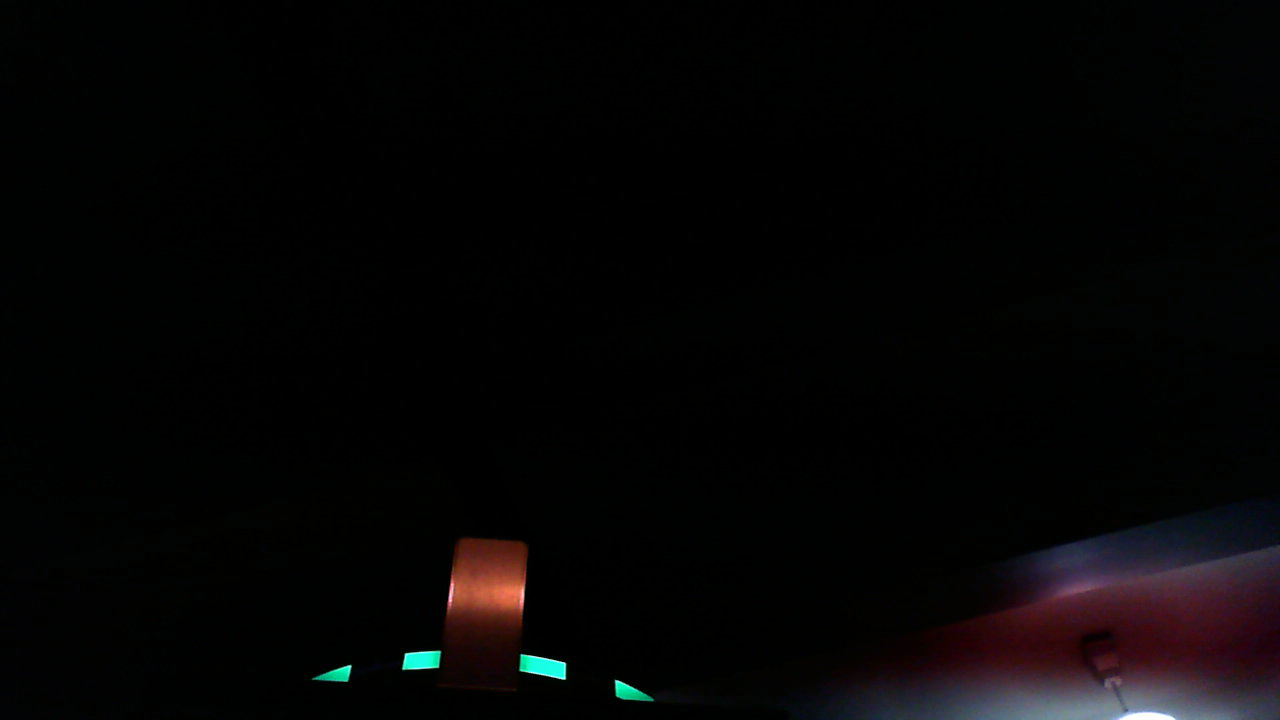
#> input picture Computer-Vision/hub_images/Chute8ft6in.png, 1280 x 720 px, given in place of , which was not available
$ python hsv-thresh.py
#> lines starting #> are read from the running program, lines starting #| are printed output that depends on the picture; after the words box and inside, x2 and y2 are one past the last pixel; in counts of white or black regions, pixels touching at a corner belong together; pictures that were not available may be replaced by others from this repository, and a replacement may not be noted
import cv2
import numpy as np
from networktables import NetworkTables

#green = [36, 202, 59, 71, 255, 255]
#yellow = [18, 0, 196, 36, 255, 255]

# These are inverted colors of red and blue (see line 34)
blue = [5, 50, 20, 25, 255, 255]
red = [80, 50, 20, 100, 255, 255]

#Set the color
color = blue

# Initialize Video Feed(s)
cap1 = cv2.VideoCapture('http://192.168.1.196:8080/?action=stream')
cap2 = cv2.VideoCapture('Videos/b.mp4')
cap3 = cv2.VideoCapture('Videos/c.mp4')

# Connect to the robot
NetworkTables.initialize(server="roborio-5057-frc.local")
sd = NetworkTables.getTable('SmartDashboard')
print("Is connected: " + str(NetworkTables.isConnected()))

while(True):
    # Take each frame
    _, frame1 = cap1.read()
#> frame1 is the input picture: shape (720, 1280, 3); mean B, G, R 4.7, 4.6, 5.4
    _, frame2 = cap2.read()
    _, frame3 = cap3.read()

    stacked = np.hstack((frame1,frame1))
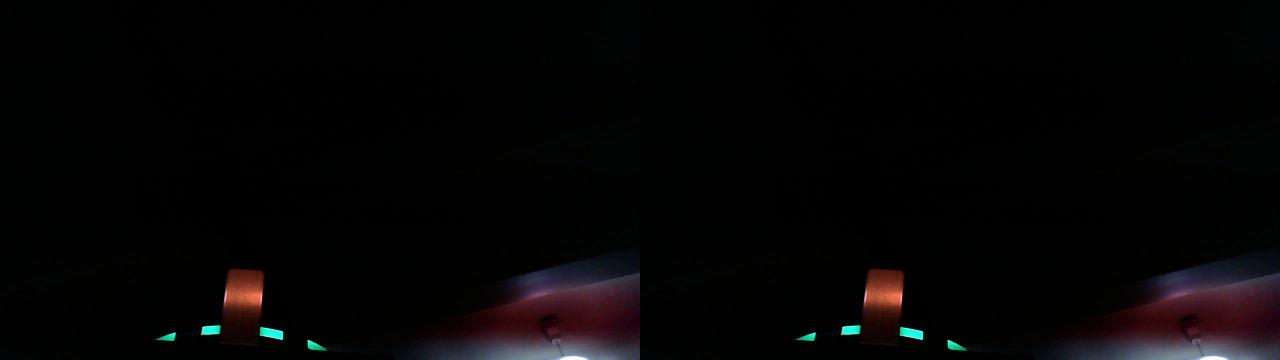
#> stacked: shape (720, 2560, 3) (shown at 1/2 size); mean B, G, R 4.7, 4.6, 5.4

    # Invert the image so that red can be more accurate
    stacked_inv = -stacked
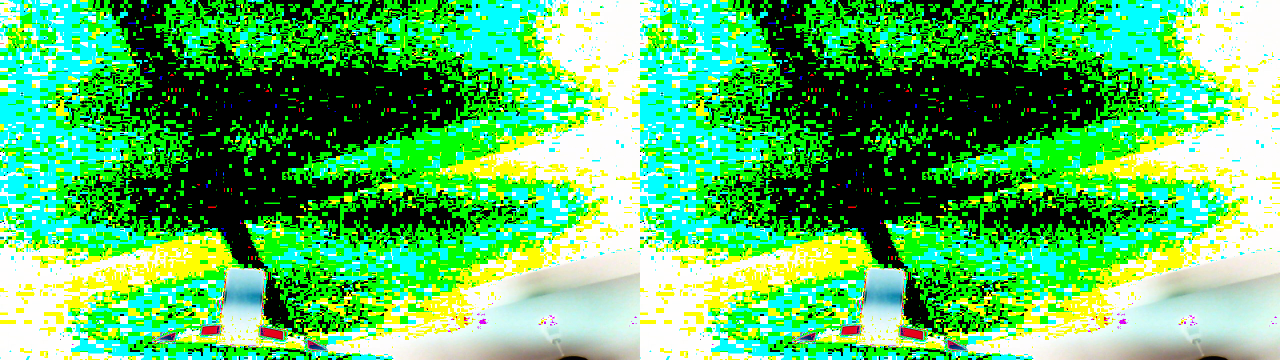
#> stacked_inv: shape (720, 2560, 3) (shown at 1/2 size); mean B, G, R 98.7, 189.6, 84.9
    frameHSV = cv2.cvtColor(stacked_inv, cv2.COLOR_BGR2HSV)
#> frameHSV: shape (720, 2560, 3); mean H, S, V 41.3, 133.3, 191.1

    # HSV values to define a colour range we want to create a mask from.
    colorLow = np.array(color[0:3])
    colorHigh = np.array(color[3:6])
    mask = cv2.inRange(frameHSV, colorLow, colorHigh)
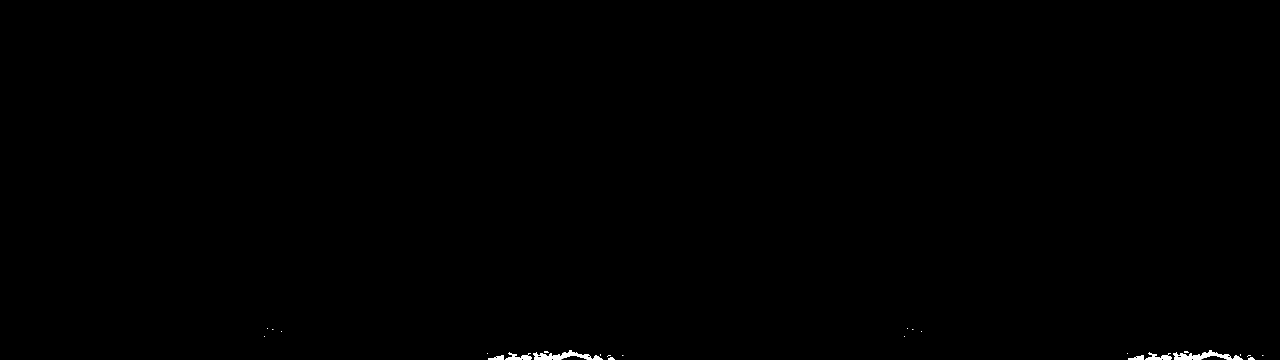
#> mask: shape (720, 2560) (shown at 1/2 size); 0.21% white; 30 white regions (20 under 20 px)

    #cv2.imshow("mask", mask)

    # Get the countours of the all that is in the color range
    contours, h = cv2.findContours(mask, 1, 2)
#> contours = 36 contours, 26 with area under 20; largest, box (x1, y1, x2, y2) and area: (2346, 700, 2486, 720) 1058, (1066, 700, 1206, 720) 1058, (2290, 704, 2344, 720) 306, (1010, 704, 1064, 720) 306, (2256, 710, 2288, 720) 150; h = 36 rows, first 6: [1, -1, -1, -1], [2, 0, -1, -1], [3, 1, -1, -1], [4, 2, -1, -1], [5, 3, -1, -1], [6, 4, -1, -1]
    contours = sorted(contours, key = cv2.contourArea, reverse = True)[:]

    for cnt in contours:
        # For every contour, create a circle around it
        ((x, y), radius) = cv2.minEnclosingCircle(cnt)

        # Only proceed if the radius meets a minimum size
        # and if the area of the contour is atleast 75% of the enclosing circle
        if radius > 10 and cv2.contourArea(cnt)/(np.pi*radius**2) > 0.75:
            cv2.drawContours(stacked, cnt, -1, (0,255,0), 3 )

            middleX = int(x)
            middleY = int(y)
            percentX = (middleX / stacked.shape[0])
            percentY = (middleY / stacked.shape[1])

            sd.putNumber("Ball X position:", middleX)
            sd.putNumber("Ball Y position:", middleY)

            # draw the circle and centroid on the frame
            cv2.circle(stacked, (middleX,middleY), int(radius),(0, 0, 255), 2)
            cv2.circle(stacked, (middleX,middleY), 5, (0, 0, 255), -1)
#> this loop made 36 passes
#> (x, y, radius) on passes 1 to 12: (2415.5, 713, 69.76), (1135.5, 713, 69.76), (2316.5, 717, 26.58), (1036.5, 717, 26.58), (2271.5, 714.5, 16.14), (991.5, 714.5, 16.14), (2502, 717.5, 6.18), (1222, 717.5, 6.18), (2359.5, 712.5, 4.53), (1079.5, 712.5, 4.53), (2372.5, 703, 4.61), (1092.5, 703, 4.61)
#> (cnt, x, y, radius) on passes 15, 16, 19, 20, 23, 24: ([[2480, 708], [2480, 711], [2481, 711], [2481, 708]], 2480.5, 709.5, 1.58), ([[1200, 708], [1200, 711], [1201, 711], [1201, 708]], 1200.5, 709.5, 1.58), ([[2285, 712], [2286, 711], [2287, 712], [2286, 713]], 2286, 712, 1), ([[1005, 712], [1006, 711], [1007, 712], [1006, 713]], 1006, 712, 1), ([[2524, 711], [2525, 711]], 2524.5, 711, 0.5), ([[1244, 711], [1245, 711]], 1244.5, 711, 0.5)

    # Show final output image
    cv2.imshow('Result', stacked)

    if cv2.waitKey(1) & 0xFF==ord('q'):
#> (key q is pressed here)
        break


cv2.destroyAllWindows()
cap1.release()
cap2.release()
cap3.release()

$ run again, on Computer-Vision/hub_images/FarLaunchpad10ft10in.png
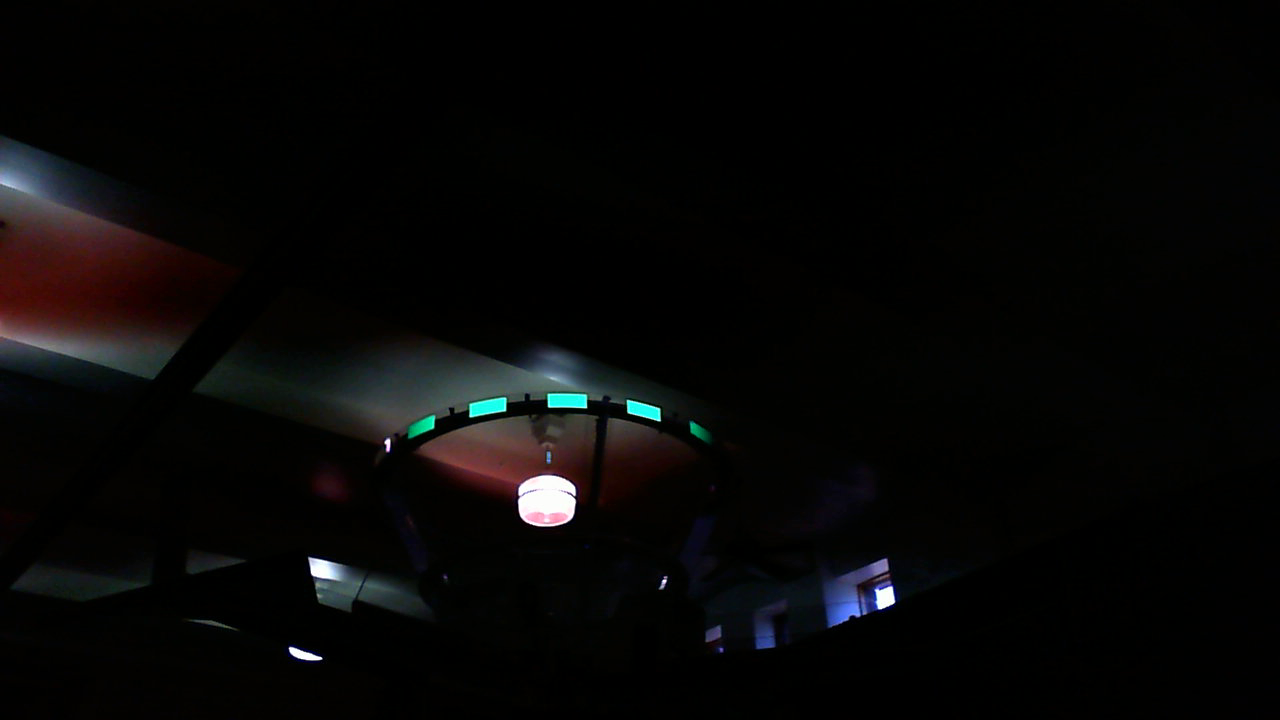
#> input picture Computer-Vision/hub_images/FarLaunchpad10ft10in.png, 1280 x 720 px, given in place of , which was not available
#> frame1 is the input picture: shape (720, 1280, 3); mean B, G, R 6.4, 6.9, 7.2
#> `stacked_inv = -stacked`:
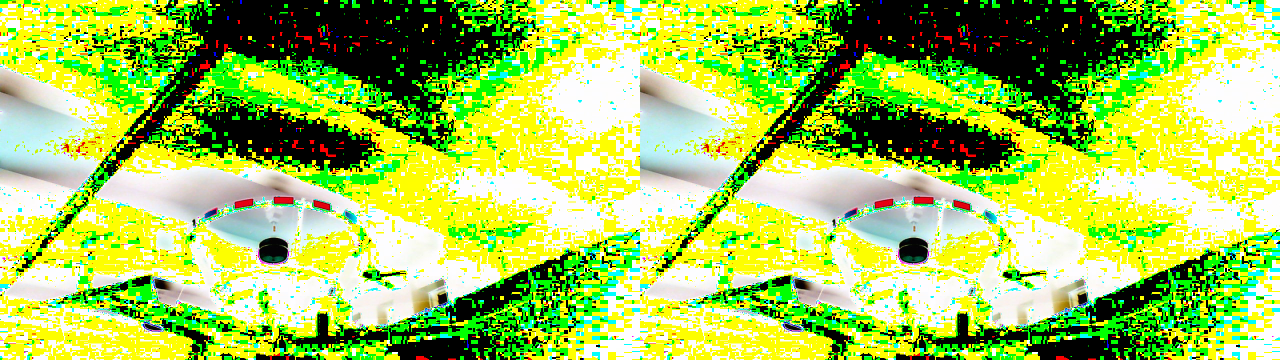
#> stacked_inv: shape (720, 2560, 3) (shown at 1/2 size); mean B, G, R 85, 197.2, 161.3
#> frameHSV: shape (720, 2560, 3); mean H, S, V 42.1, 125.9, 200.9
#> `mask = cv2.inRange(frameHSV, colorLow, colorHigh)`:
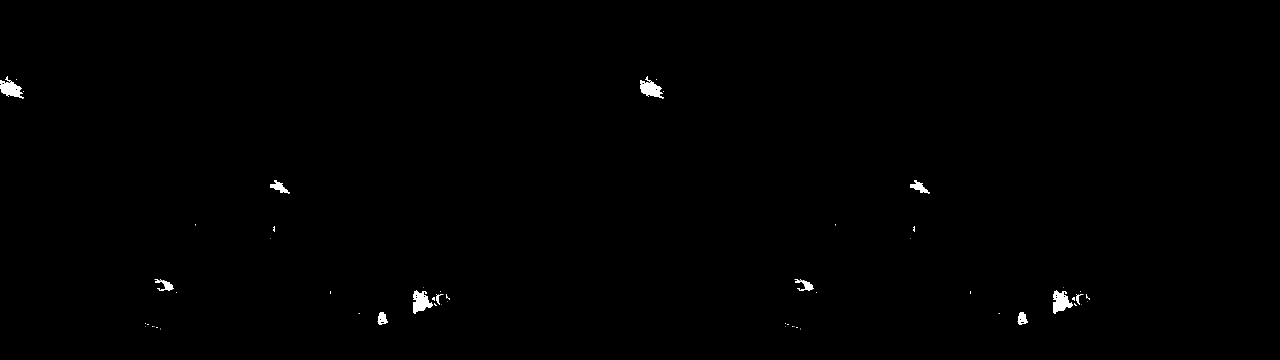
#> mask: shape (720, 2560) (shown at 1/2 size); 0.38% white; 70 white regions (48 under 20 px)
#> contours = 96 contours, 78 with area under 20; largest, box (x1, y1, x2, y2) and area: (2106, 581, 2146, 627) 1036, (826, 581, 866, 627) 1036, (1280, 162, 1328, 197) 861, (0, 162, 48, 197) 861, (1820, 360, 1860, 387) 383; h = 96 rows, first 6: [1, -1, -1, -1], [2, 0, -1, -1], [3, 1, -1, -1], [4, 2, -1, -1], [5, 3, -1, -1], [6, 4, -1, -1]
#> the loop `for cnt in contours:` made 96 passes
#> (x, y, radius) on passes 1 to 8: (2120.7, 604.6, 25.14), (840.7, 604.6, 25.14), (1303.5, 183, 26.39), (23.5, 183, 26.39), (1839.5, 376.5, 21.27), (559.5, 376.5, 21.27), (2044.2, 637.1, 12.82), (764.2, 637.1, 12.82)

$ run again, on Computer-Vision/hub_images/FarLaunchpad13ft10in.png
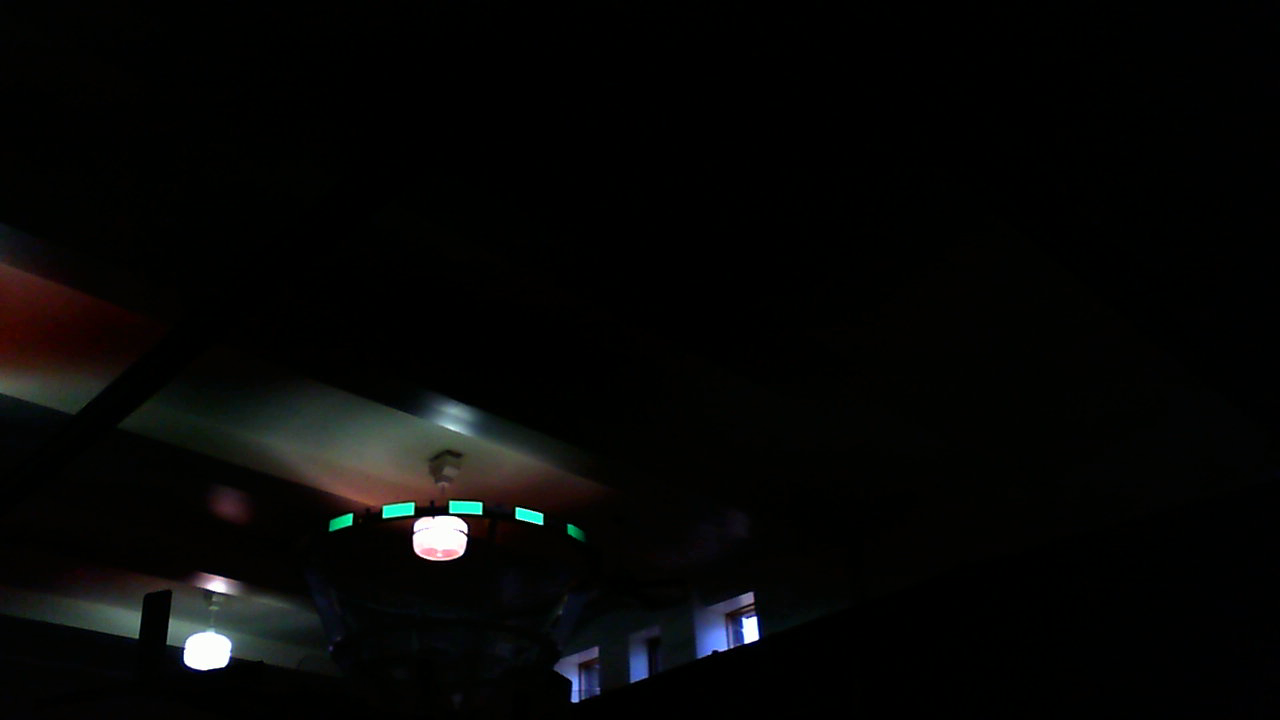
#> input picture Computer-Vision/hub_images/FarLaunchpad13ft10in.png, 1280 x 720 px, given in place of , which was not available
#> frame1 is the input picture: shape (720, 1280, 3); mean B, G, R 6.1, 6.9, 6.4
#> `stacked_inv = -stacked`:
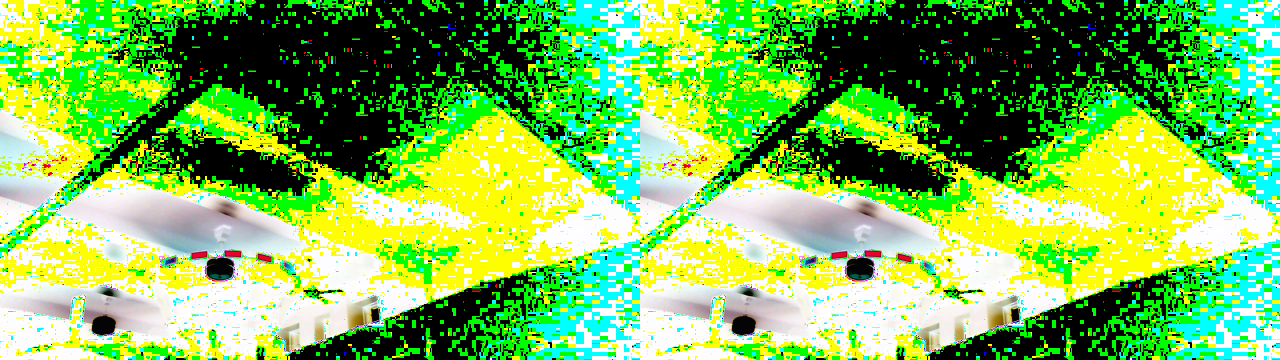
#> stacked_inv: shape (720, 2560, 3) (shown at 1/2 size); mean B, G, R 81.8, 184.6, 121.6
#> frameHSV: shape (720, 2560, 3); mean H, S, V 45, 125.2, 186.8
#> `mask = cv2.inRange(frameHSV, colorLow, colorHigh)`:
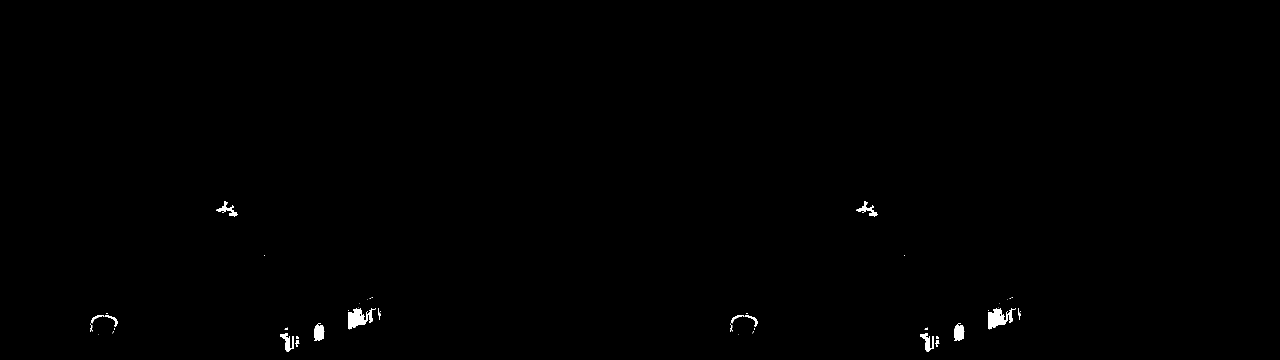
#> mask: shape (720, 2560) (shown at 1/2 size); 0.35% white; 58 white regions (38 under 20 px)
#> contours = 68 contours, 54 with area under 20; largest, box (x1, y1, x2, y2) and area: (1976, 616, 2032, 659) 1132, (696, 616, 752, 659) 1132, (1908, 649, 1929, 682) 499, (628, 649, 649, 682) 499, (1840, 666, 1868, 703) 384; h = 68 rows, first 6: [1, -1, -1, -1], [2, 0, -1, -1], [3, 1, -1, -1], [4, 2, -1, -1], [5, 3, -1, -1], [6, 4, -1, -1]
#> the loop `for cnt in contours:` made 68 passes
#> (x, y, radius) on passes 1 to 8: (2003.5, 637, 34), (723.5, 637, 34), (1916.7, 665.1, 17.24), (636.7, 665.1, 17.24), (1852.6, 683.4, 19.13), (572.6, 683.4, 19.13), (1733.1, 423.9, 21.49), (453.1, 423.9, 21.49)

$ run again, on Computer-Vision/hub_images/FarLaunchpad17ft2in.png
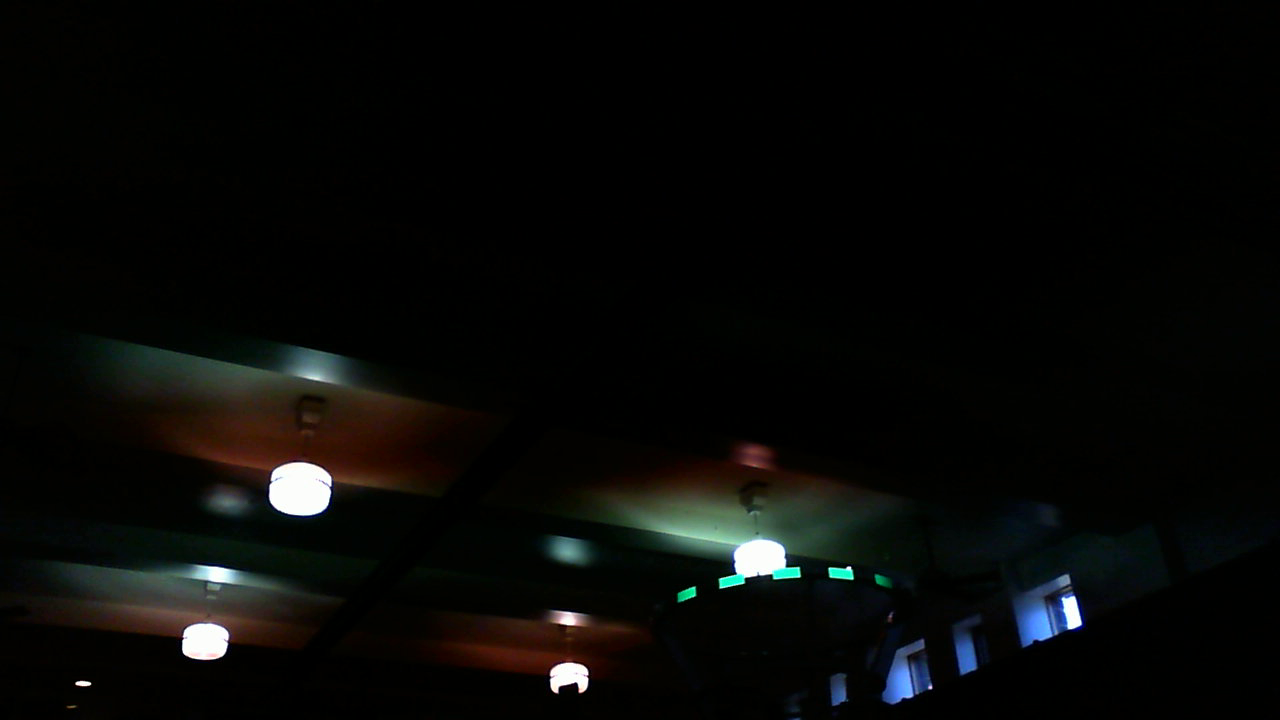
#> input picture Computer-Vision/hub_images/FarLaunchpad17ft2in.png, 1280 x 720 px, given in place of , which was not available
#> frame1 is the input picture: shape (720, 1280, 3); mean B, G, R 7.3, 8.8, 8.1
#> `stacked_inv = -stacked`:
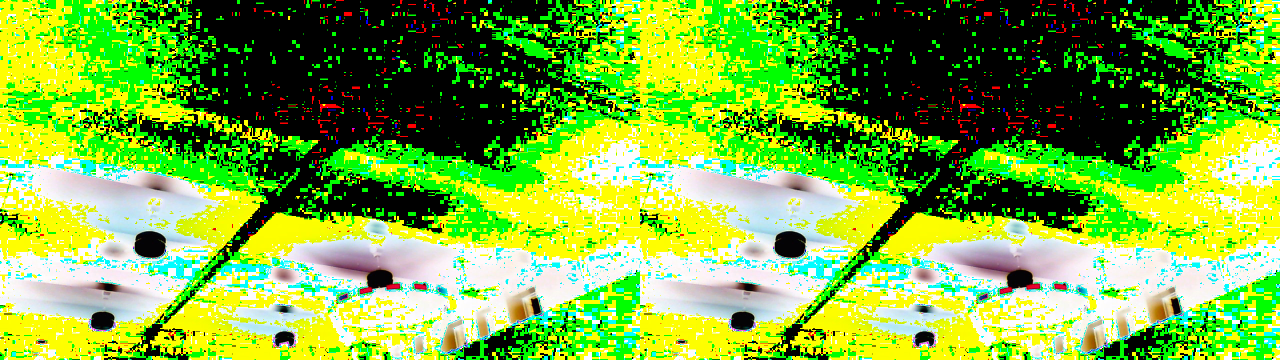
#> stacked_inv: shape (720, 2560, 3) (shown at 1/2 size); mean B, G, R 61.2, 174.3, 121.8
#> frameHSV: shape (720, 2560, 3); mean H, S, V 45.9, 130.2, 178.7
#> `mask = cv2.inRange(frameHSV, colorLow, colorHigh)`:
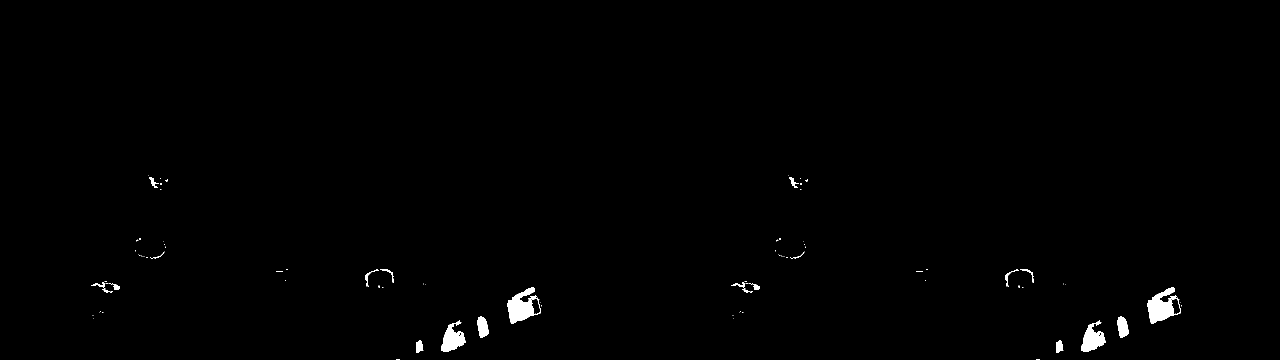
#> mask: shape (720, 2560) (shown at 1/2 size); 0.67% white; 108 white regions (84 under 20 px)
#> contours = 120 contours, 96 with area under 20; largest, box (x1, y1, x2, y2) and area: (2294, 575, 2362, 647) 2778, (1014, 575, 1082, 647) 2778, (2162, 641, 2212, 704) 1595, (882, 641, 932, 704) 1595, (2234, 632, 2258, 675) 660; h = 120 rows, first 6: [1, -1, -1, -1], [2, 0, -1, -1], [3, 1, -1, -1], [4, 2, -1, -1], [5, 3, -1, -1], [6, 4, -1, -1]
#> the loop `for cnt in contours:` made 120 passes
#> (x, y, radius) on passes 1 to 8: (2324.5, 610.5, 42.03), (1044.5, 610.5, 42.03), (2180.5, 670.5, 34.82), (900.5, 670.5, 34.82), (2242.5, 653, 21.15), (962.5, 653, 21.15), (2349.6, 612, 16.37), (1069.6, 612, 16.37)
